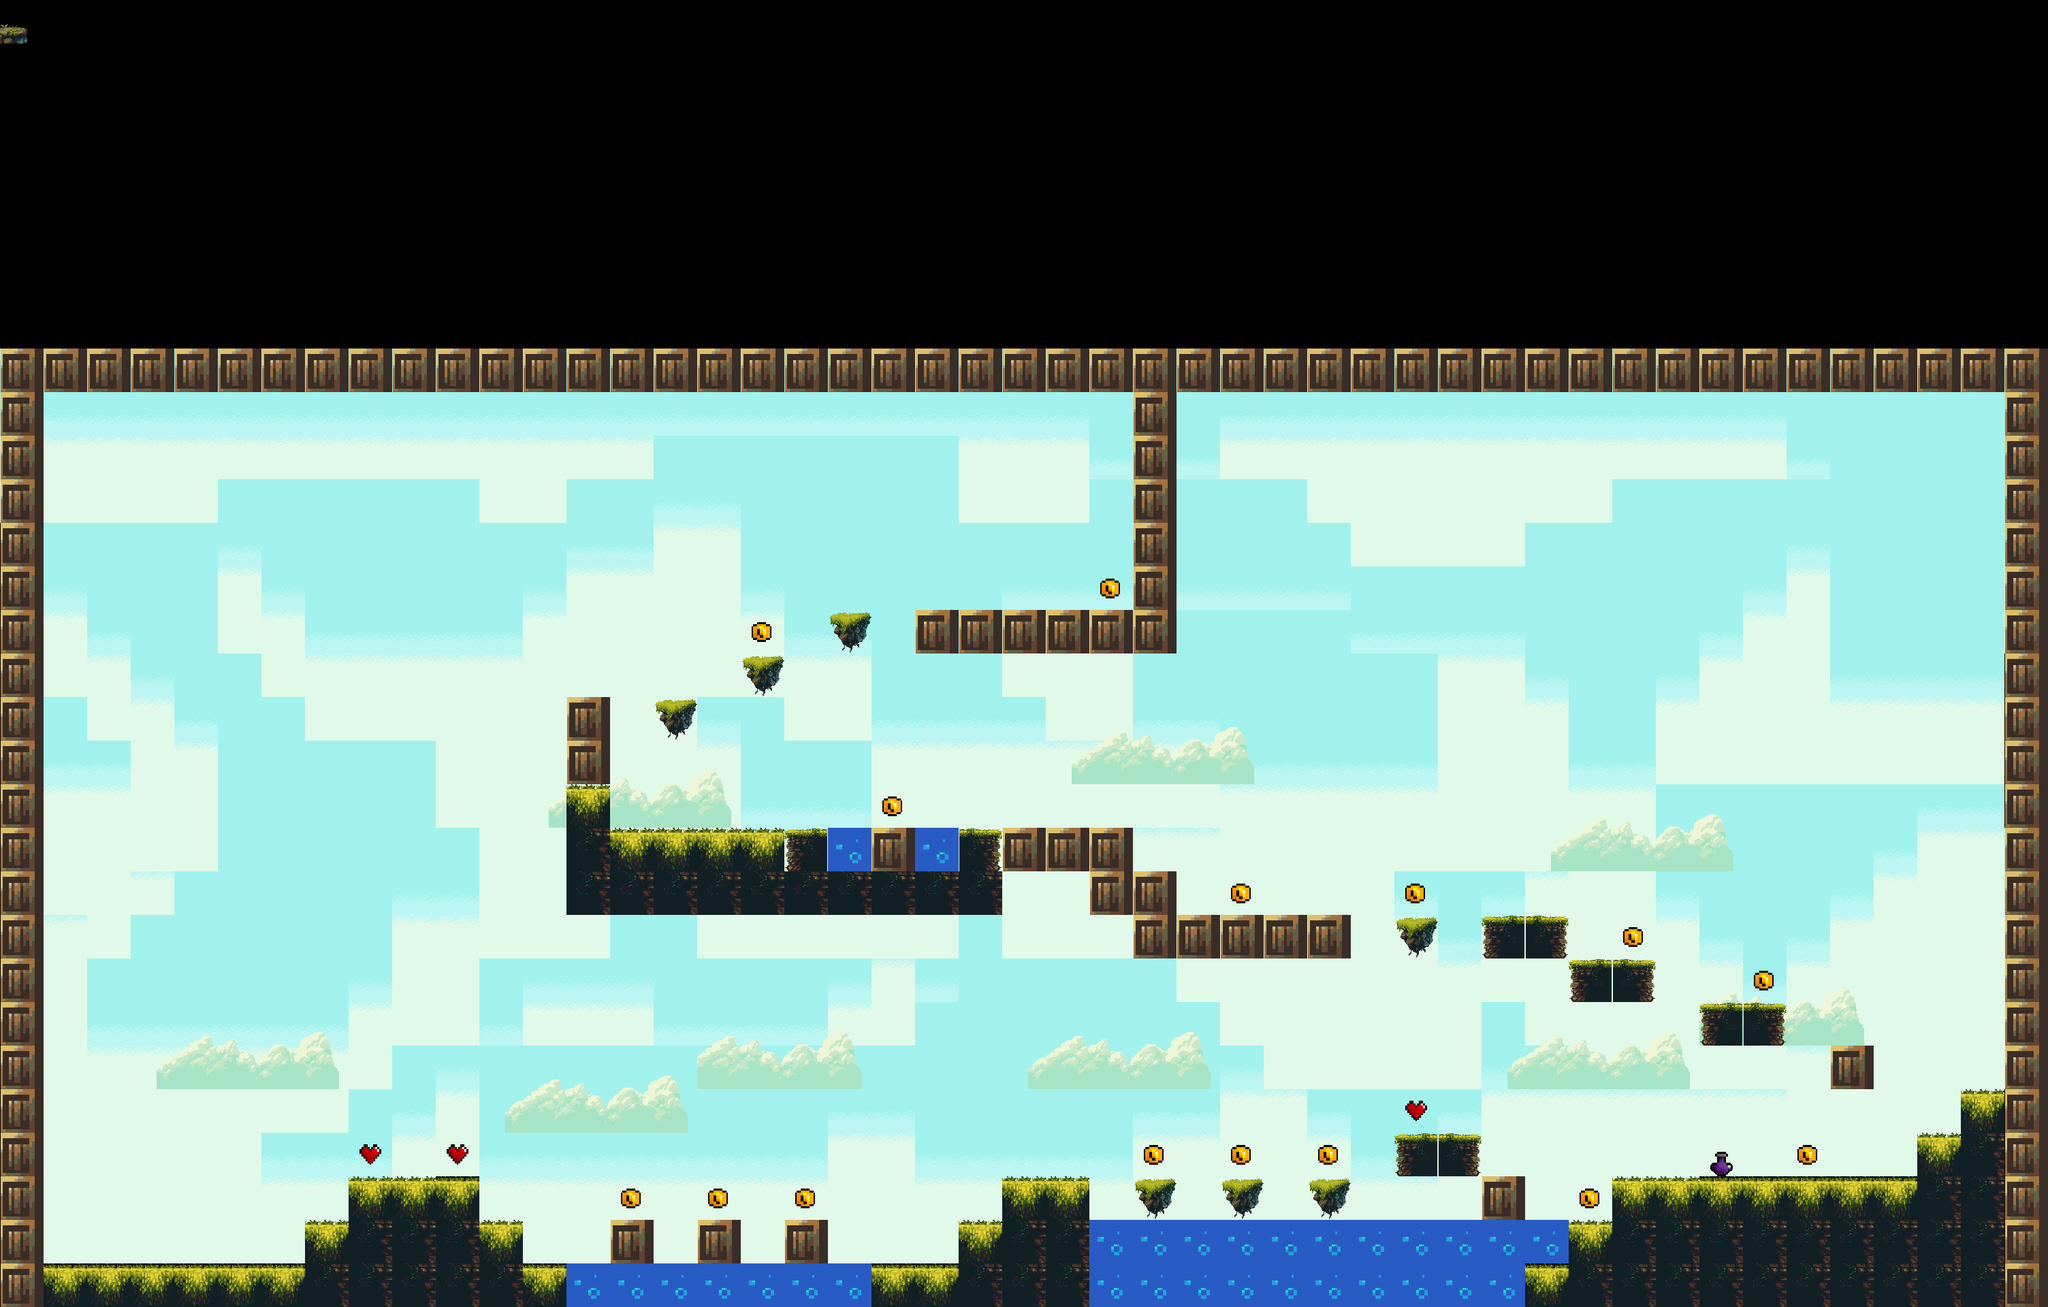

A 2D game scene composited from a Tiled map and its tileset images. What follows is a short description and the map's XML, with each tile layer's data collapsed to a summary:
An orthogonal 47x30 tile map with 64x64 px tiles, 7 tile layers (decor, trees, clouds, solids, ...), 2 tilesets and 33 objects (31x solid, player, enemy).

<map version="1.0" orientation="orthogonal" renderorder="right-down" width="47" height="30" tilewidth="64" tileheight="64" nextobjectid="76">
 <tileset firstgid="1" name="tileset" tilewidth="64" tileheight="64">
  <image source="../../PNG/tileset.png" width="1000" height="1000" />
 </tileset>
 <tileset firstgid="226" name="tileset" tilewidth="64" tileheight="64">
  <image source="../../PNG/tileset.png" width="1000" height="1000" />
 </tileset>
 <layer name="decor" width="47" height="30">
  <data>[1410 cells, 949 non-empty, 24 distinct tile ids]</data>
 </layer>
 <layer name="trees" width="47" height="30">
  <data>[1410 cells, 30 non-empty, 6 distinct tile ids]</data>
 </layer>
 <layer name="clouds" width="47" height="30">
  <data>[1410 cells, 89 non-empty, 11 distinct tile ids]</data>
 </layer>
 <layer name="solids" width="47" height="30">
  <data>[1410 cells, 246 non-empty, 13 distinct tile ids]</data>
 </layer>
 <layer name="coins" width="47" height="30">
  <data>[1410 cells, 15 non-empty, 2 distinct tile ids]</data>
 </layer>
 <layer name="hearts" width="47" height="30">
  <data>[1410 cells, 3 non-empty, 1 distinct tile ids]</data>
 </layer>
 <layer name="potions" width="47" height="30">
  <data>[1410 cells, 1 non-empty, 1 distinct tile ids]</data>
 </layer>
 <objectgroup name="collision">
  <object id="30" name="solid" x="66.9697" y="1858" width="378.091" height="50.8485" />
  <object id="31" name="solid" x="2312" y="1787" width="58" height="64" />
  <object id="32" name="solid" x="513" y="1724" width="188" height="64" />
  <object id="33" name="solid" x="764.97" y="1864" width="804.03" height="43.8788" />
  <object id="34" name="solid" x="1403" y="1786" width="904" height="74" />
  <object id="35" name="solid" x="1471" y="1730" width="127" height="50" />
  <object id="36" name="solid" x="451" y="1794" width="318" height="64" />
  <object id="37" name="solid" x="2376" y="1734" width="557" height="53" />
  <object id="38" name="solid" x="2817" y="1670" width="101" height="56" />
  <object id="39" name="solid" x="2875" y="1606" width="67" height="59" />
  <object id="40" name="solid" x="2680" y="1540" width="72" height="56" />
  <object id="41" name="solid" x="2498" y="1478" width="120" height="54" />
  <object id="42" name="solid" x="2180" y="1349" width="120" height="54" />
  <object id="43" name="solid" x="2306" y="1417" width="120" height="54" />
  <object id="44" name="solid" x="1665" y="1352" width="317" height="60" />
  <object id="45" name="solid" x="1659" y="1732" width="70" height="48" />
  <object id="46" name="solid" x="1085" y="966" width="70" height="64" />
  <object id="47" name="solid" x="1209" y="900" width="70" height="64" />
  <object id="48" name="solid" x="959" y="1024" width="70" height="64" />
  <object id="49" name="solid" x="1409" y="1284" width="318" height="64" />
  <object id="50" name="solid" x="833" y="1212.67" width="828" height="66" />
  <object id="51" name="solid" x="829" y="1021" width="63" height="191" />
  <object id="52" name="solid" x="1341" y="896" width="318" height="64" />
  <object id="53" name="solid" x="1663" y="588" width="63" height="372" />
  <object id="56" name="solid" x="2049" y="1346" width="70" height="64" />
  <object id="57" name="solid" x="1787" y="1736" width="66" height="42" />
  <object id="58" name="solid" x="1911" y="1730" width="71" height="52" />
  <object id="59" name="solid" x="2043" y="1668" width="125" height="61" />
  <object id="60" name="solid" x="2169" y="1732" width="70" height="48" />
  <object id="63" name="player" x="191" y="1708" width="95.1515" height="142" />
  <object id="64" name="enemy" x="2426" y="1538" width="189" height="188" />
  <object id="70" name="solid" x="12.0303" y="493.758" width="47" height="1415" />
  <object id="74" name="solid" x="2950.67" y="487.97" width="41" height="1412" />
 </objectgroup>
</map>